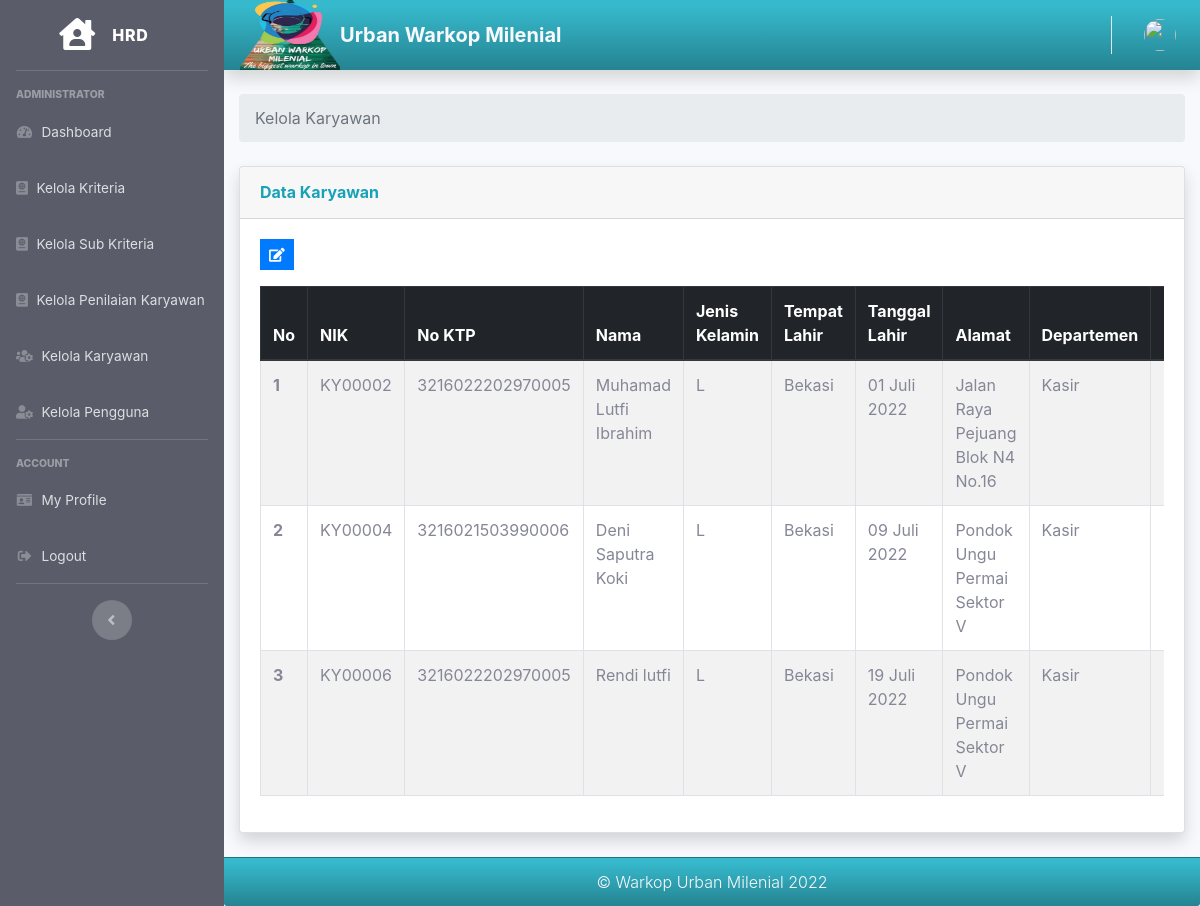
The app's page /index.php/hrd/kelola_karyawan with its own data.
### tables this page shows
CREATE TABLE `tb_karyawan` (
  `id_karyawan` int(11) NOT NULL,
  `nik` varchar(15) NOT NULL,
  `no_ktp` varchar(28) NOT NULL,
  `nama_karyawan` varchar(30) NOT NULL,
  `jenis_kelamin` char(1) NOT NULL,
  `tempat_lahir` varchar(20) NOT NULL,
  `tgl_lahir` date NOT NULL,
  `alamat` text NOT NULL,
  `departemen` varchar(20) NOT NULL,
  `posisi` varchar(15) NOT NULL,
  `status` varchar(4) NOT NULL
);

### application/controllers/Hrd.php (called while the page is built, shortened)
<?php
class Hrd extends CI_Controller
{
    public function __construct()
    {
        $this->load->model('Hrd_model');
        $this->load->model('Kriteria_model');
        $this->load->model('Kriteria_model');
        $this->load->model('Kabag_model');
        $this->load->model('Karyawan_model');
        $this->load->model('Penilaian_model');
        $this->load->model('Peringkat_model');
    }
    public function kelola_karyawan()
    {
        $data['user'] = $this->db->get_where('user', ['email' => $this->session->userdata('email')])->row_array();
        $data['tb_karyawan'] = $this->db->get('tb_karyawan')->result_array();
        $data['title'] = 'Kelola Karyawan';
        $this->load->view('templates/hrd_header', $data);
        $this->load->view('templates/hrd_sidebar', $data);
        $this->load->view('templates/hrd_topbar', $data);
        $this->load->view('hrd/kelola_karyawan', $data);
        $this->load->view('templates/hrd_footer', $data);
    }
}

### index.php (called while the page is built, shortened)
<?php
require_once BASEPATH.'core/CodeIgniter.php';

### application/helpers/dataformat_helper.php (called while the page is built, shortened)
<?php
if (!function_exists('bulan')) {
    function bulan($bulan){
        switch ($bulan) {
            case 7:
                $bulan = "Juli";
                break;
        }
        return $bulan;
    }
}
if (!function_exists('tanggal')) {
    function tanggal($tanggal) {
        $a = explode('-',$tanggal);
        $tanggal = $a['2']." ".bulan($a['1'])." ".$a['0'];
        return $tanggal;
    }
}

### application/views/hrd/kelola_karyawan.php (the view, shortened to what this page needs)
<div class="container-fluid">
    <nav aria-label="breadcrumb">
        <ol class="breadcrumb">
            <li class="breadcrumb-item active" aria-current="page">Kelola Karyawan</li>
        </ol>
    </nav>
    <div class="card shadow mb-4">
        <div class="card-header py-3">
            <h6 class="m-0 font-weight-bold text-info">Data Karyawan</h6>
        </div>
        <div class="card-body">
            <a class="btn btn-primary btn-sm rounded-0 mb-3" type="a" data-toggle="tooltip" data-placement="top" title="Input" href="<?= base_url('hrd/tambah_karyawan'); ?>"><i class="fa fa-edit"></i></a>
            <div class="table-responsive">
                <table id="example" class="table table-striped table-bordered" style="width:100%">
                    <thead class="thead-dark">
                        <tr>
                            <th scope="col">No</th>
                            <th scope="col">NIK</th>
                            <th scope="col">No KTP</th>
                            <th scope="col">Nama</th>
                            <th scope="col">Jenis Kelamin</th>
                            <th scope="col">Tempat Lahir</th>
                            <th scope="col">Tanggal Lahir</th>
                            <th scope="col">Alamat</th>
                            <th scope="col">Departemen</th>
                            <th scope="col">Posisi</th>
                        </tr>
                    </thead>
                    <tbody>
                        <?php $i = 1; ?>
                        <?php foreach ($tb_karyawan as $p) : ?>
                            <tr>
                                <th scope="row"><?= $i; ?></th>
                                <td><?= $p['nik']; ?></td>
                                <td><?= $p['no_ktp']; ?></td>
                                <td><?= $p['nama_karyawan']; ?></td>
                                <td><?= $p['jenis_kelamin']; ?></td>
                                <td><?= $p['tempat_lahir']; ?></td>
                                <td><?= tanggal($p['tgl_lahir']); ?></td>
                                <td><?= $p['alamat']; ?></td>
                                <td><?= $p['departemen']; ?></td>
                                <td><?= $p['posisi']; ?></td>
                            </tr>
                            <?php $i++; ?>
                        <?php endforeach; ?>
                    </tbody>
                </table>
            </div>
        </div>
    </div>
</div>
</div>

### assets/css/custom.css (style rules this page uses)
body { font-family: 'Open Sans', sans-serif; }

### records on screen
tb_karyawan: nik "KY00002", no_ktp "3216022202970005", nama_karyawan "Muhamad Lutfi Ibrahim", jenis_kelamin "L", tempat_lahir "Bekasi", tgl_lahir "01 Juli 2022", alamat "Jalan Raya Pejuang Blok N4 No.16", departemen "Kasir"
tb_karyawan: nik "KY00004", no_ktp "3216021503990006", nama_karyawan "Deni Saputra Koki", jenis_kelamin "L", tempat_lahir "Bekasi", tgl_lahir "09 Juli 2022", alamat "Pondok Ungu Permai Sektor V", departemen "Kasir"
tb_karyawan: nik "KY00006", no_ktp "3216022202970005", nama_karyawan "Rendi lutfi", jenis_kelamin "L", tempat_lahir "Bekasi", tgl_lahir "19 Juli 2022", alamat "Pondok Ungu Permai Sektor V", departemen "Kasir"
